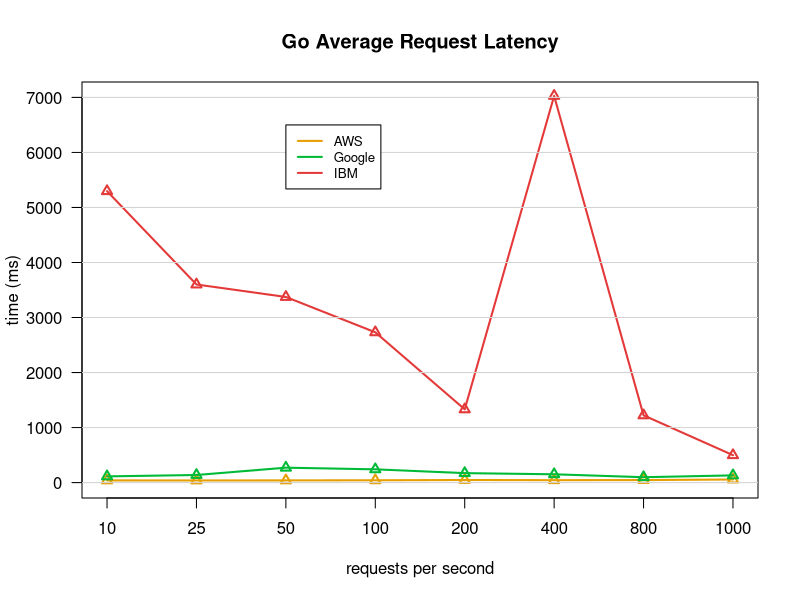

This chart was generated by the following R code:
x <- read.csv("average_latency_all.csv",header=T,sep=",")
x <- t(x)
aws_go <- as.numeric(x[4,1:8])
google_go <- as.numeric(x[13,1:8])
ibm_go <- as.numeric(x[16,1:8])
png(file = "plot_average_latency_go.png", width=800, height=800, units="px", pointsize=24)
plot(aws_go, type="o", pch=2, lwd=2, lty=1, col = "#E69F00", xlab = "requests per second", ylab = "time (ms)", main = "Go Average Request Latency",ylim=c(0,7000), xaxt="n", las=1)
axis(1, at=1:8, labels=c("10", "25", "50", "100", "200", "400", "800", "1000"))
lines(google_go,lty=1, type = "o", pch=2, lwd=2, col = "#00BA38")
lines(ibm_go,lty=1, type = "o", pch=2, lwd=2, col = "#E33939")
grid (NULL,NULL,nx=0,col = "lightgray")
legend(3, 6500, legend=c("AWS", "Google", "IBM"),
col=c("#E69F00", "#00BA38", "#E33939"), lwd=2,
lty=c(1,1,1), cex=0.8)

